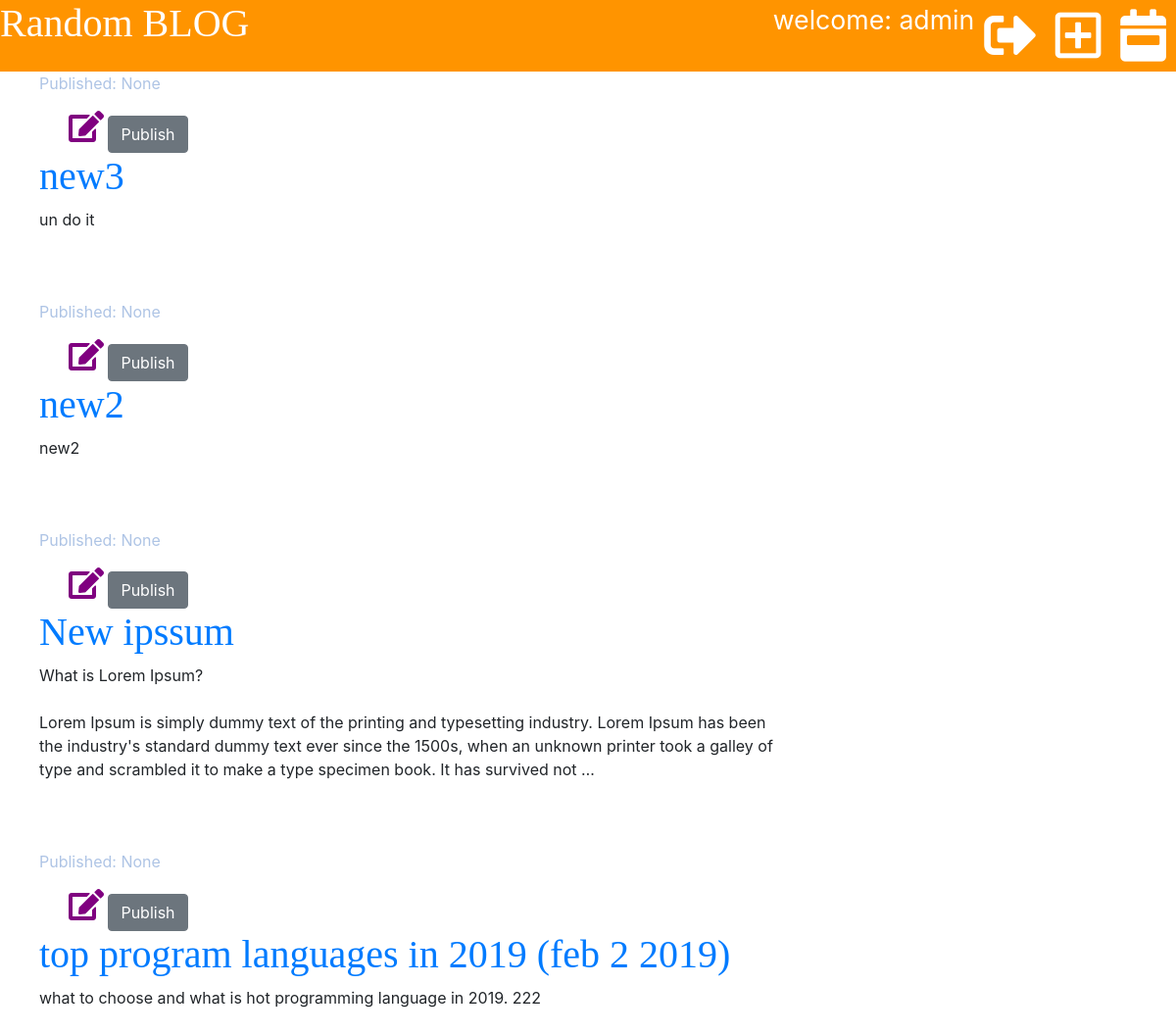
The app's page /draft/2/unPublish/ (signed in) with its own data.
### blog/models.py (models this page shows, shortened)
class Post(models.Model):
    author = models.ForeignKey('auth.User', on_delete=models.CASCADE)
    title = models.CharField(max_length=200)
    text = models.TextField()
    created_date = models.DateTimeField(default=timezone.now)
    published_date = models.DateTimeField(blank=True, null=True)
    test_date = models.DateTimeField(blank=True, null=True)

### blog/views.py (the view)
# urls.py: path('draft/<int:pk>/unPublish/', views.post_unPublish, name='post_post_unPublish'),
@login_required
def post_unPublish(request, pk):
    post = get_object_or_404(Post, pk=pk)
    post.published_date = None
    post.save()
    posts = Post.objects.filter(published_date__isnull=True).order_by('-created_date')
    stuff_for_frontend = {'posts': posts}
    return render(request, "blog/post_draft_list.html", stuff_for_frontend)

### blog/templates/blog/post_draft_list.html (shortened to what this page needs)
{% extends 'blog/base.html' %}
{% block content %}
{% for post in posts %}
<div class="post">
    <div class="date">
        <p>Published: {{ post.published_date }}</p>
        <span class="edit-publish">
            <a href="{% url 'post_edit' pk=post.pk %}"><i class="fas fa-edit fa-2x"></i></a>
            <a href="{% url 'post_publish' pk=post.pk %}"><button class="btn btn-secondary">Publish</button></a>
        </span>
    </div>
    <h1><a href="{% url 'post_detail' post.pk %}">{{ post.title }}</a></h1>
    <p>{{ post.text|linebreaksbr|truncatechars:300 }}</p>
</div>
{% endfor %}
{% endblock %}

### blog/templates/blog/base.html (shortened to what this page needs)
{% load staticfiles %}
<!doctype html>
<html lang="en">
<head>
    <link rel="stylesheet" href="{% static 'css/blog.css' %}">
    <link rel="stylesheet" href="https://stackpath.bootstrapcdn.com/bootstrap/4.3.0/css/bootstrap.min.css">
    <link rel="stylesheet" href="https://use.fontawesome.com/releases/v5.7.2/css/all.css"
>
</head>
<body>
<div class="container-blog-header">
    <div class="page-header-title">
        <h1><a href="/">Random BLOG</a></h1>
    </div>
    <div class="actions">
        {% if user.is_authenticated %}
        welcome: {{ user.get_username }}
        <a href="{% url 'post_draft_list' %}" class="top-menu"><i class="fas fa-calendar-week fa-2x"></i></a>
        <a href="{% url 'post_new' %}" class="top-menu"><i class="far fa-plus-square fa-2x"></i></a>
        <a href="{% url 'logout' %}" class="top-menu"><i class="fas fa-sign-out-alt fa-2x"></i></i></a>
        {% else %}
        <a href="{% url 'login' %}" class="top-menu"><i class="fas fa-sign-in-alt fa-2x"></i></i></a>
        {% endif %}
    </div>
</div>
<div class="content">
    <div class="row">
        <div class="col-md-8">
            {% block content %}
            {% endblock %}
        </div>
    </div>
</div>
</body>
</html>

### blog/static/css/blog.css (style rules this page uses)
.container-blog-header { display: flex; color: white; font-size: 20pt; background-color: #ff9400; text-align: right; }
.page-header-title { flex-basis: 60%; text-decoration: none; text-align: left; }
.page-header-title h1 a { color: #ffffff; text-decoration: none; text-align: left; }
.actions, .user-name { flex-basis: 40%; }
.content { margin-left: 40px; }
h1, h2, h3, h4 { font-family: 'Tangerine', 'Inconsolata', 'Drpod Sans', serif; font-size: 48px; }
.date { color: #aec4e5 }
.post { margin-bottom: 70px; }
.post h1 { color: green; }
.top-menu i { color: #ffffff; float: right; margin: 10px; }
.edit-publish a i { color: purple; padding-left: 30px; }

### records on screen
Post: published_date "None", title "new3", text "un do it"
Post: published_date "None", title "new2", text "new2"
Post: published_date "None", title "New ipssum", text "What is Lorem Ipsum? Lorem Ipsum is simply dummy text of the printing and typesetting industry. Lorem Ipsum has been the industry's standard dummy text ever since the 1500s, when an unknown printer took a galley of type and scrambled it to make a type specimen book. It has survived not …"
Post: published_date "None", title "top program languages in 2019 (feb 2 2019)", text "what to choose and what is hot programming language in 2019. 222"

### other values on screen
{{ user.get_username }} "admin"
